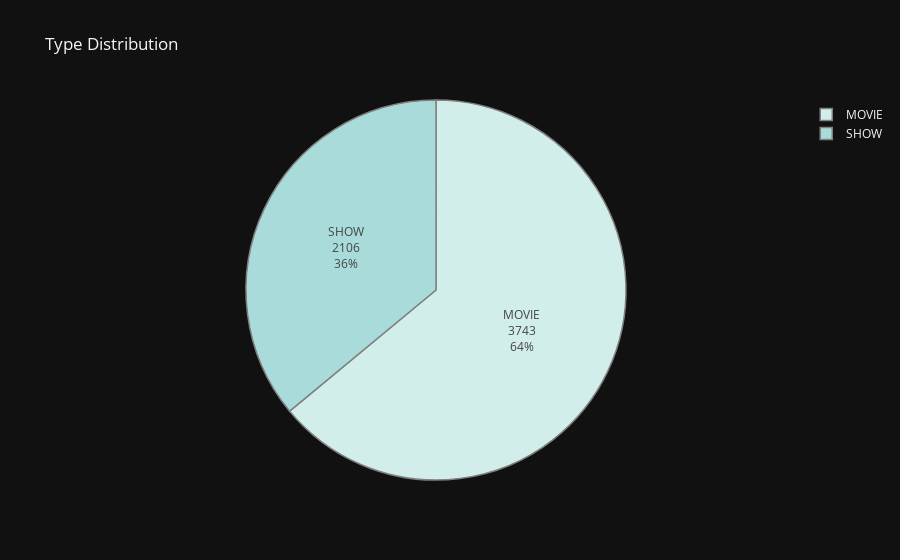

Source (notebook cell):
### Markdown cell above
2.1:Type analysis

### Code cell
type_count = df["type"].value_counts()

type_fig = px.pie(values=type_count.values,names=type_count.index,color_discrete_sequence=px.colors.sequential.Teal,template="plotly_dark",title="Type Distribution")
type_fig.update_traces(textinfo='label+percent+value', textfont_size=12,marker=dict(line=dict(color='gray', width=1.5)))
type_fig.show()

### Figure 1 — Plotly figure (JSON) as saved in the notebook; plotly's stock layout.template omitted (floating-point values rounded to 4 significant figures)
{"data": [{"domain": {"x": [0, 1], "y": [0, 1]}, "hovertemplate": "label=%{label}<br>value=%{value}<extra></extra>", "labels": ["MOVIE", "SHOW"], "legendgroup": "", "marker": {"line": {"color": "gray", "width": 1.5}}, "name": "", "showlegend": true, "textfont": {"size": 12}, "textinfo": "label+percent+value", "type": "pie", "values": [3743, 2106]}], "layout": {"legend": {"tracegroupgap": 0}, "piecolorway": ["rgb(209, 238, 234)", "rgb(168, 219, 217)", "rgb(133, 196, 201)", "rgb(104, 171, 184)", "rgb(79, 144, 166)", "rgb(59, 115, 143)", "rgb(42, 86, 116)"], "title": {"text": "Type Distribution"}}}
